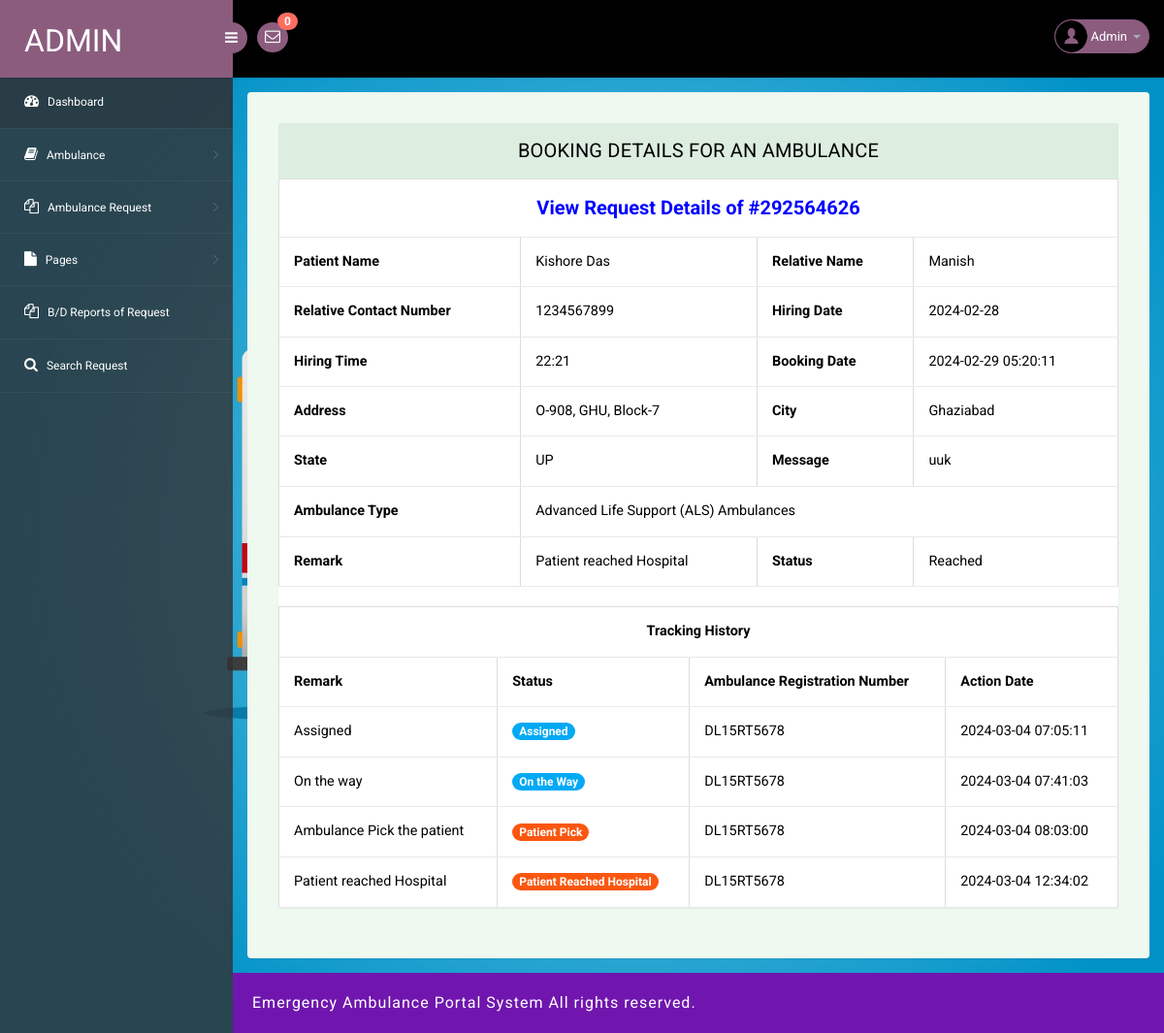
Page /admin/booking-details.php?id=1&&bookingnum=292564626 (signed in) on the committed database.
### tables this page shows
CREATE TABLE `tblambulancehiring` (
  `ID` int(11) NOT NULL,
  `BookingNumber` int(10) DEFAULT NULL,
  `PatientName` varchar(250) DEFAULT NULL,
  `RelativeName` varchar(250) DEFAULT NULL,
  `RelativeConNum` bigint(11) DEFAULT NULL,
  `HiringDate` varchar(250) DEFAULT NULL,
  `HiringTime` varchar(250) DEFAULT NULL,
  `AmbulanceType` int(5) DEFAULT NULL,
  `Address` mediumtext DEFAULT NULL,
  `City` mediumtext DEFAULT NULL,
  `State` mediumtext DEFAULT NULL,
  `Message` longtext DEFAULT NULL,
  `BookingDate` timestamp NULL DEFAULT current_timestamp(),
  `Remark` varchar(250) DEFAULT NULL,
  `Status` varchar(250) DEFAULT NULL,
  `AmbulanceRegNo` varchar(250) DEFAULT NULL,
  `UpdationDate` timestamp NULL DEFAULT NULL ON UPDATE current_timestamp()
);

CREATE TABLE `tbltrackinghistory` (
  `ID` int(10) NOT NULL,
  `BookingNumber` int(10) DEFAULT NULL,
  `AmbulanceRegNum` varchar(250) DEFAULT NULL,
  `Remark` varchar(250) DEFAULT NULL,
  `Status` varchar(250) DEFAULT NULL,
  `UpdationDate` timestamp NULL DEFAULT current_timestamp()
);

### admin/booking-details.php (the view, shortened to what this page needs)
<?php
include('includes/dbconnection.php');
if (strlen($_SESSION['eahpaid']==0)) {
  header('location:logout.php');
  } else{
?>
<!DOCTYPE html>
<head>
<link rel="stylesheet" href="css/bootstrap.min.css" >
<link href="css/style.css" rel='stylesheet' type='text/css' />
<link href="css/style-responsive.css" rel="stylesheet"/>
<link rel="stylesheet" href="css/font.css" type="text/css"/>
<link href="css/font-awesome.css" rel="stylesheet">
</head>
<body>
<section id="container">
<?php include_once('includes/header.php');?>
<?php include_once('includes/sidebar.php');?>
<section id="main-content">
  <section class="wrapper">
    <div class="table-agile-info">
 <div class="panel panel-default">
    <div class="panel-heading">
 Booking Details for an Ambulance
    </div>
    <div>
<?php
$id = $_GET['id'];
$ret = mysqli_query($con, "SELECT * FROM tblambulancehiring WHERE ID = '$id'");
while ($row = mysqli_fetch_array($ret)) {
?>
<table border="1" class="table table-bordered mg-b-0">
    <tr align="center">
        <th colspan="6" style="font-size:20px;color:blue;text-align: center;">
            View Request Details of #<?php echo $row['BookingNumber']; ?></th>
    </tr>
    <tr>
        <th>Patient Name</th>
        <td><?php echo $row['PatientName']; ?></td>
        <th>Relative Name</th>
        <td><?php echo $row['RelativeName']; ?></td>
    </tr>
    <tr>
    <th>Relative Contact Number</th>
    <td><?php  echo $row['RelativeConNum'];?></td>
    <th>Hiring Date</th>
    <td><?php  echo $row['HiringDate'];?></td>
  </tr>
  <tr>
    <th>Hiring Time</th>
    <td><?php  echo $row['HiringTime'];?></td>
     <th>Booking Date</th>
     <td><?php  echo $row['BookingDate'];?></td>
     <tr>
        <tr>
    <th>Address</th>
    <td><?php  echo $row['Address'];?></td>
    <th>City</th>
    <td><?php  echo $row['City'];?></td>
  </tr>
   <tr>
    <th>State</th>
    <td><?php  echo $row['State'];?></td>
    <th>Message</th>
    <td><?php  echo $row['Message'];?></td>
  </tr>
    <?php
    $atype = $row['AmbulanceType'];
    $ambulanceTypeText = "";
    switch ($atype) {
        case "2":
            $ambulanceTypeText = "Advanced Life Support (ALS) Ambulances";
            break;
    }
    ?>
    <tr>
        <th>Ambulance Type</th>
        <td colspan="3"><?php echo $ambulanceTypeText; ?></td>
    </tr>
    <?php if ($row['Remark'] != ''): ?>
    <tr>
        <th>Remark</th>
        <td><?php echo $row['Remark']; ?></td>
        <?php if ($row['Status'] != ''): ?>
        <th>Status</th>
        <td><?php echo $row['Status']; ?></td>
        <?php endif; ?>
    </tr>
    <?php endif; ?>
</table>
<?php
}
?>
<?php
  $bookingnum=$_GET['bookingnum'];
$query1=mysqli_query($con,"SELECT Remark,Status,UpdationDate,BookingNumber,AmbulanceRegNum FROM tbltrackinghistory
    where BookingNumber='$bookingnum'");
$count=mysqli_num_rows($query1);
if($count>0){
     ?>
 <div class="col-12">
        <table class="table table-bordered" border="1" width="100%">
                                        <tr>
                                            <th colspan="6" style="text-align:center;">Tracking History</th>
                                        </tr>
                                        <tr>
                                            <th>Remark</th>
                                            <th>Status</th>
                                            <th>Ambulance Registration Number </th>
                                            <th>Action Date</th>
                                        </tr>
<?php
while($row1=mysqli_fetch_array($query1))
{
?>
<tr>
<td><?php echo htmlentities($row1['Remark']);?></td>
                 <td> <?php   $pstatus=$row1['Status'];
                 if($pstatus==""){ ?>
<span class="badge badge-info">New</span>
 <?php } elseif($pstatus=="Assigned"){ ?>
<span  class="badge badge-primary">Assigned</span>
 <?php } elseif($pstatus=="On the way"){ ?>
<span class="badge badge-primary">On the Way</span>
 <?php } elseif($pstatus=="Pickup"){ ?>
<span class="badge badge-success">Patient Pick</span>
 <?php } elseif($pstatus=="Reached"){ ?>
<span class="badge badge-success">Patient Reached Hospital</span>
 <?php } elseif($pstatus=="Rejected"){ ?>
<span class="badge badge-success">Rejected</span>
<?php } ?>
</td>
<td><?php echo htmlentities($row1['AmbulanceRegNum']);?></td>
<td><?php echo htmlentities($row1['UpdationDate']);?></td>
</tr>
<?php } ?>
</table></div>
<?php } ?>
    </div>
  </div>
</div>
</section>
     <?php include_once('includes/footer.php');?>
</section>
</section>
</body>
</html>
<?php }  ?>

### admin/includes/header.php (shortened to what this page needs)
<?php
include('includes/dbconnection.php');
?>
<header class="header fixed-top clearfix">
<div class="brand">
    <a href="dashboard.php" class="logo">
        Admin
    </a>
    <div class="sidebar-toggle-box">
        <div class="fa fa-bars"></div>
    </div>
</div>
<div class="nav notify-row" id="top_menu">
    <ul class="nav top-menu">
<?php
$ret1=mysqli_query($con,"select * from tblambulancehiring
 where   (tblambulancehiring.Status is null || tblambulancehiring.Status='')");
$num=mysqli_num_rows($ret1);
?>
        <li id="header_inbox_bar" class="dropdown">
            <a data-toggle="dropdown" class="dropdown-toggle" href="#">
                <i class="fa fa-envelope-o"></i>
                <span class="badge bg-important"><?php echo $num;?></span>
            </a>
        </li>
    </ul>
</div>
<div class="top-nav clearfix">
    <ul class="nav pull-right top-menu">
        <li class="dropdown">
            <a data-toggle="dropdown" class="dropdown-toggle" href="#">
                <?php
$adid=$_SESSION['eahpaid'];
$ret=mysqli_query($con,"select AdminName from tbladmin where ID='$adid'");
$row=mysqli_fetch_array($ret);
$name=$row['AdminName'];
?>
                <img alt="" src="images/2.png">
                <span class="username"><?php echo $name; ?></span>
                <b class="caret"></b>
            </a>
        </li>
    </ul>
</div>
</header>

### admin/css/style.css (style rules this page uses)
ul, ol { margin: 0; }
html, body { font-family: 'Roboto', sans-serif; font-size: 100%; overflow-x: hidden; background: url(../images/bg.jpg) no-repeat 0px 0px; background-size:cover; }
body a { transition: 0.5s all ease; -webkit-transition: 0.5s all ease; -moz-transition: 0.5s all ease; -o-transition: 0.5s all ease; -ms-transition: 0.5s all ease; text-decoration:none; }
ul,label { margin:0; padding:0; }
#main-content { margin-left:240px; -webkit-transition:all .3s ease-in-out; -moz-transition:all .3s ease-in-out; -o-transition:all .3s ease-in-out; transition:all .3s ease-in-out; }
.header { left:0; right:0; z-index:1002; background:#000; -webkit-transition:all .3s ease-in-out; -moz-transition:all .3s ease-in-out; -o-transition:all .3s ease-in-out; transition:all .3s ease-in-out; }
.fixed-top { position:fixed; box-shadow:1px 0 3px rgba(0,0,0,.15); }
.wrapper { display:inline-block; margin-top:80px; padding:15px; width:100%; }
.brand { background:#8b5c7e; float:left; width:240px; height:80px; position:relative; }
a.logo { font-size:32px; color:#fff; float:left; margin:20px 0 0 25px; text-transform:uppercase; }
#top_menu .nav>li,ul.top-menu>li { float:left; }
.notify-row { float:left; margin-top:23px; margin-left:25px; }
ul.top-menu { margin-right:15px; margin-top: 0; }
ul.top-menu > li > a { color: #fff; font-size: 16px; background: #8b5c7e; padding: 4px 8px; margin-right: 15px; border-radius: 50%; -webkit-border-radius: 50%; padding-right: 8px !important; }
.notify-row .badge { position:absolute; right:-10px; top:-10px; z-index:100; }
.top-nav { margin-top:20px; }
.top-nav img { border-radius:50%; -webkit-border-radius:50%; width:33px; }
.top-nav .username { font-size:13px; color:#fff; }
.top-nav ul.top-menu>li>a { border-radius: 100px; -webkit-border-radius: 100px; padding: 0px; background: none; margin-right: 0; border: 1px solid #8b5c7e; background: #8b5c7e; }
.top-nav ul.top-menu>li { margin-left:10px; }
.top-nav .nav .caret { border-bottom-color:#A4AABA; border-top-color:#A4AABA; }
.sidebar-toggle-box { float:left; margin-top:23px; margin-left:-15px; background:#8b5c7e; border-radius:50%; -webkit-border-radius:50%; width:32px; height:32px; position:absolute; right:-15px; }
.sidebar-toggle-box .fa-bars { cursor:pointer; display:inline-block; font-size:15px; padding:8px 8px 8px 9px; color:#fff; }
.panel-heading { position: relative; height: 57px; line-height: 57px; letter-spacing: 0.2px; color: #000; font-size: 18px; font-weight: 400; padding: 0 16px; background:#ddede0; border-top-right-radius: 2px; border-top-left-radius: 2px; text-transform: uppercase; text-align: center; }
.panel { border: none ! important; }
.table>tbody>tr>td, .table>tbody>tr>th, .table>tfoot>tr>td, .table>tfoot>tr>th, .table>thead>tr>td, .table>thead>tr>th { border-bottom: 1px solid #e9e9e9 ! important; }
.table > thead > tr > th, .table > tbody > tr > th, .table > tfoot > tr > th, .table > thead > tr > td, .table > tbody > tr > td, .table > tfoot > tr > td { border-top: none !important; }
.badge-primary { background-color: #03a9f4; }
.badge-success { background-color: #fb5710; }
.table td, .table>tbody>tr>td, .table>tbody>tr>th, .table>tfoot>tr>td, .table>tfoot>tr>th, .table>thead>tr>td, .table>thead>tr>th { padding: 15px!important; }
.table > thead > tr > th, .table > tbody > tr > th, .table > tfoot > tr > th, .table > thead > tr > td, .table > tbody > tr > td, .table > tfoot > tr > td { font-size: 0.9em; color: #000; border-top: none !important; }
.table-agile-info { background: #eef9f0; padding: 2em; border-radius: 4px; -webkit-box-shadow: 0 1px 1px rgba(0,0,0,.05); box-shadow: 0 1px 1px rgba(0,0,0,.05); }
.panel-default>.panel-heading { color: #000000 ! important; background-color: #ddede0 ! important; border-color: #ddede0 ! important; font-size: 20px; }
.badge.bg-important { background: #ff6c60; }

### rows in the picture
tblambulancehiring: BookingNumber "292564626", PatientName "Kishore Das", RelativeName "Manish", RelativeConNum "1234567899", HiringDate "2024-02-28", HiringTime "22:21", BookingDate "2024-02-29 05:20:11", Address "O-908, GHU, Block-7", City "Ghaziabad", State "UP", Message "uuk", AmbulanceType "Advanced Life Support (ALS) Ambulances", Remark "Patient reached Hospital", Status "Reached"
tbltrackinghistory: Remark "Assigned", Status "Assigned", AmbulanceRegNum "DL15RT5678", UpdationDate "2024-03-04 07:05:11"
tbltrackinghistory: Remark "On the way", Status "On the Way", AmbulanceRegNum "DL15RT5678", UpdationDate "2024-03-04 07:41:03"
tbltrackinghistory: Remark "Ambulance Pick the patient", Status "Patient Pick", AmbulanceRegNum "DL15RT5678", UpdationDate "2024-03-04 08:03:00"
tbltrackinghistory: Remark "Patient reached Hospital", Status "Patient Reached Hospital", AmbulanceRegNum "DL15RT5678", UpdationDate "2024-03-04 12:34:02"

### other values in the picture
$num "0"
$name "Admin"
